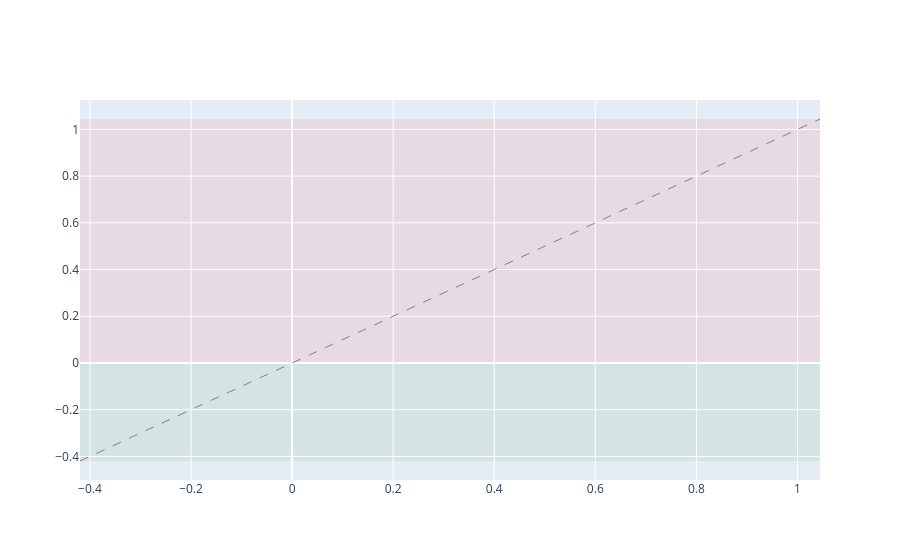

Notebook code cell kept with this figure:
### Code cell
fig3 = go.Figure()

# Shading quadrants
min_val = min(hs_plot['calm_corr'].min(), hs_plot['stress_corr'].min()) - 0.1 
max_val = max(hs_plot['calm_corr'].max(), hs_plot['stress_corr'].max()) + 0.1 

# Bottom-right = TRUE HEDGE (anti-correlated in stress)
fig3.add_hrect(y0=min_val, y1=0, 
               fillcolor="green", opacity=0.08, 
               layer="below", line_width=0)

# Top-left = BETRAYAL (correlated in stress)
fig3.add_hrect(y0=0, y1=max_val, 
               fillcolor="red", opacity=0.08, 
               layer="below", line_width=0)

fig3.add_trace(
    go.Scatter(
        x=[min_val,max_val],
        y=[min_val,max_val],
        mode='lines',
        line=dict(color='gray',width=1,dash='dash'),
        name='No Change (45°)',
        hoverinfo='skip'
    )
)

### Figure 1 — Plotly figure (JSON) as saved in the notebook; plotly's stock layout.template omitted (floating-point values rounded to 4 significant figures)
{"data": [{"hoverinfo": "skip", "line": {"color": "gray", "dash": "dash", "width": 1}, "mode": "lines", "name": "No Change (45°)", "type": "scatter", "x": [-0.4197, 1.045], "y": [-0.4197, 1.045]}], "layout": {"shapes": [{"fillcolor": "green", "layer": "below", "line": {"width": 0}, "opacity": 0.08, "type": "rect", "x0": 0, "x1": 1, "xref": "x domain", "y0": -0.4197, "y1": 0, "yref": "y"}, {"fillcolor": "red", "layer": "below", "line": {"width": 0}, "opacity": 0.08, "type": "rect", "x0": 0, "x1": 1, "xref": "x domain", "y0": 0, "y1": 1.045, "yref": "y"}]}}
